Frame 1 (no input): blank canvas, image omitted
Frame 60 (the mouse pressed at the canvas centre just before this capture): blank canvas, image omitted
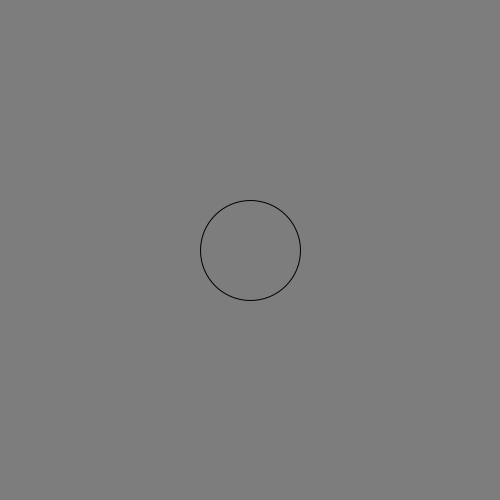
Frame 120 (the mouse held since frame 60 and released just before this capture)

The Processing sketch whose frames 1 and 60 were blank and that drew this single picture after the mouse press (run headless with seeded random() and noise(); from frame 60 on, the mouse is pressed at the canvas centre):

// Processing sketch: variables_mouseXmouseY_3
// ── variables_mouseXmouseY_3.pde

void setup() {
  size(500, 500);
}

void draw() {
  background(mouseX/2, mouseY/2);
  
  fill(mouseY/2);
  ellipse(mouseX, mouseY, 100, 100);
}
